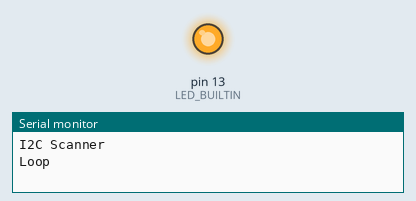
A sketch run on a simulated Arduino Uno, built with avr-gcc and run on an emulated ATmega328P. On the bench: output pins drawn as LEDs (lit = HIGH), the last lines printed to the serial monitor.

Above: at 0.6 s.
At 3.1 s:
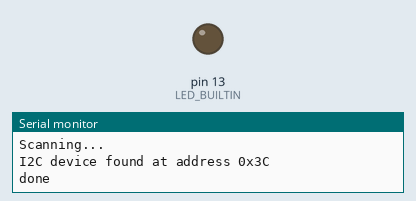
Timing chart, 0 to 6.6 s (numbered marks = the images above):
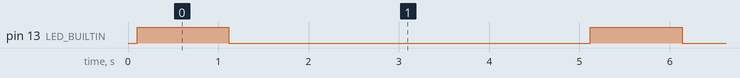

Measured:
- by itself, pin 13 (LED_BUILTIN): alternates HIGH for 1.0 s and LOW for 4.0 s

The sketch:

i2c_scanner.ino
```cpp
#include <Wire.h>
#include "Protocentral_MAX30205.h"
MAX30205 tempSensor;

// the setup function runs once when you press reset or power the board
void setup() {
  // initialize digital pin LED_BUILTIN as an output.
  pinMode(LED_BUILTIN, OUTPUT);
  Wire.begin();
  Serial.begin(115200);
  Serial.println("\nI2C Scanner");
  delay(100);

//  //init the hardware bmx160
//  if (bmx160.begin() != true){
//    Serial.println("init false");
//    while(1);
//  }
//  delay(100);
}

// the loop function runs over and over again forever
void loop() {
  Serial.println("Loop");

  digitalWrite(LED_BUILTIN, HIGH);   // turn the LED on (HIGH is the voltage level)
  delay(1000);                       // wait for a second

  byte error, address;
  int nDevices;
  Serial.println("Scanning...");
  nDevices = 0;
  for(address = 1; address < 127; address++ ) {
    Wire.beginTransmission(address);
    error = Wire.endTransmission();
//    Serial.println(address);
//    Serial.println(error);
    if (error == 0) {
      Serial.print("I2C device found at address 0x");
      if (address<16) {
        Serial.print("0");
      }
      Serial.println(address,HEX);
      nDevices++;
    }
    else if (error==4) {
      Serial.print("Unknow error at address 0x");
      if (address<16) {
        Serial.print("0");
      }
      Serial.println(address,HEX);
    }
  }
  if (nDevices == 0) {
    Serial.println("No I2C devices found\n");
  }
  else {
    Serial.println("done\n");
  }
  digitalWrite(LED_BUILTIN, LOW);    // turn the LED off by making the voltage LOW
  delay(4000);                       // wait for a second
}
```
